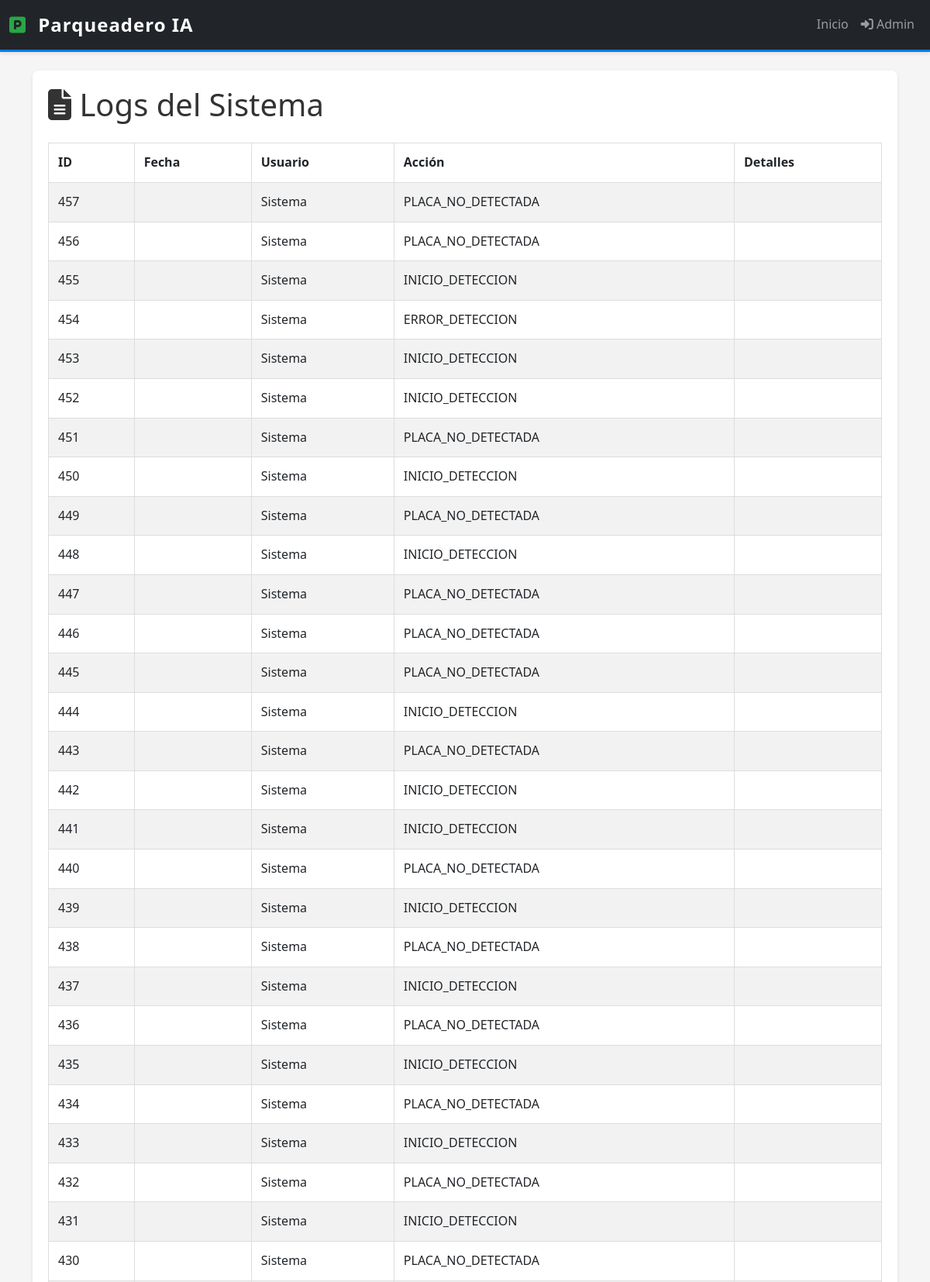
The app's page /admin/logs/ (upper part) with its own data.
### app/models.py (models this page shows, shortened)
class AuditLog(db.Model):
    __tablename__ = "audit_logs"
    id = db.Column(
        db.Integer,
        primary_key=True
    )
    fecha = db.Column(
        db.DateTime,
        default=datetime.utcnow
    )
    usuario = db.Column(
        db.String(100),
        nullable=True
    )
    accion = db.Column(
        db.String(255),
        nullable=False
    )
    modulo = db.Column(
        db.String(100),
        nullable=False
    )
    nivel = db.Column(
        db.String(50),
        nullable=False
    )
    ip = db.Column(
        db.String(100),
        nullable=True
    )
    descripcion = db.Column(
        db.Text,
        nullable=True
    )

### app/routes/admin.py (the view)
@require_admin
def get_logs():
    try:
        logs = SystemLog.query.order_by(SystemLog.created_at.desc()).all()
        return render_template("admin/logs.html", logs=logs)
    except Exception as e:
        return jsonify({"success": False, "error": str(e)}), 500

### app/routes/__init__.py (called while the page is built)
@audit_bp.route("/")
def audit_logs():
    logs = AuditLog.query.order_by(AuditLog.fecha.desc()).all()
    return render_template("admin/logs.html", logs=logs)

### app/services/logging_service.py (called while the page is built)
    @staticmethod
    def info(message):
        logger.info(message)

### app/templates/admin/logs.html (shortened to what this page needs)
{% extends "base.html" %}
{% block content %}
<div class="logs-container">
    <h1>
        <i class="fas fa-file-alt"></i> Logs del Sistema
    </h1>
    <table class="table table-striped">
        <thead>
            <tr>
                <th>ID</th>
                <th>Fecha</th>
                <th>Usuario</th>
                <th>Acción</th>
                <th>Detalles</th>
            </tr>
        </thead>
        <tbody>
            {% for log in logs %}
            <tr>
                <td>{{ log.id }}</td>
                <td>{{ log.created_at }}</td>
                <td>{{ log.usuario }}</td>
                <td>{{ log.accion }}</td>
                <td>{{ log.detalles }}</td>
            </tr>
            {% endfor %}
        </tbody>
    </table>
</div>
{% endblock %}

### app/static/css/style.css (style rules this page uses)
:root { --primary-color: #007bff; --success-color: #28a745; --danger-color: #dc3545; --warning-color: #ffc107; --dark-color: #343a40; }
* { margin: 0; padding: 0; box-sizing: border-box; }
body { font-family: 'Segoe UI', Tahoma, Geneva, Verdana, sans-serif; background-color: #f5f5f5; color: #333; line-height: 1.6; }
.table { background: white; border-collapse: collapse; }
.table thead { background-color: var(--dark-color); color: white; }
.table tbody tr { transition: background-color 0.2s ease; }
.table td, .table th { padding: 12px; border-bottom: 1px solid #ddd; }

### app/templates/admin/logs.html (style rules this page uses)
.logs-container { background: white; border-radius: 8px; padding: 20px; box-shadow: 0 2px 4px rgba(0, 0, 0, 0.1); }
.logs-container h1 { color: #333; margin-bottom: 25px; }
table { width: 100%; border-collapse: collapse; }
th, td { padding: 12px; border: 1px solid #ddd; text-align: left; }
th { background: #007bff; color: white; font-weight: 600; }
tbody tr:nth-child(even) { background: #f9f9f9; }

### records on screen
AuditLog: id "457", usuario "Sistema", accion "PLACA_NO_DETECTADA"
AuditLog: id "456", usuario "Sistema", accion "PLACA_NO_DETECTADA"
AuditLog: id "455", usuario "Sistema", accion "INICIO_DETECCION"
AuditLog: id "454", usuario "Sistema", accion "ERROR_DETECCION"
AuditLog: id "453", usuario "Sistema", accion "INICIO_DETECCION"
AuditLog: id "452", usuario "Sistema", accion "INICIO_DETECCION"
AuditLog: id "451", usuario "Sistema", accion "PLACA_NO_DETECTADA"
AuditLog: id "450", usuario "Sistema", accion "INICIO_DETECCION"
AuditLog: id "449", usuario "Sistema", accion "PLACA_NO_DETECTADA"
AuditLog: id "448", usuario "Sistema", accion "INICIO_DETECCION"
AuditLog: id "447", usuario "Sistema", accion "PLACA_NO_DETECTADA"
AuditLog: id "446", usuario "Sistema", accion "PLACA_NO_DETECTADA"
AuditLog: id "445", usuario "Sistema", accion "PLACA_NO_DETECTADA"
AuditLog: id "444", usuario "Sistema", accion "INICIO_DETECCION"
AuditLog: id "443", usuario "Sistema", accion "PLACA_NO_DETECTADA"
AuditLog: id "442", usuario "Sistema", accion "INICIO_DETECCION"
AuditLog: id "441", usuario "Sistema", accion "INICIO_DETECCION"
AuditLog: id "440", usuario "Sistema", accion "PLACA_NO_DETECTADA"
AuditLog: id "439", usuario "Sistema", accion "INICIO_DETECCION"
AuditLog: id "438", usuario "Sistema", accion "PLACA_NO_DETECTADA"
AuditLog: id "437", usuario "Sistema", accion "INICIO_DETECCION"
AuditLog: id "436", usuario "Sistema", accion "PLACA_NO_DETECTADA"
AuditLog: id "435", usuario "Sistema", accion "INICIO_DETECCION"
AuditLog: id "434", usuario "Sistema", accion "PLACA_NO_DETECTADA"
AuditLog: id "433", usuario "Sistema", accion "INICIO_DETECCION"
AuditLog: id "432", usuario "Sistema", accion "PLACA_NO_DETECTADA"
AuditLog: id "431", usuario "Sistema", accion "INICIO_DETECCION"
AuditLog: id "430", usuario "Sistema", accion "PLACA_NO_DETECTADA"
